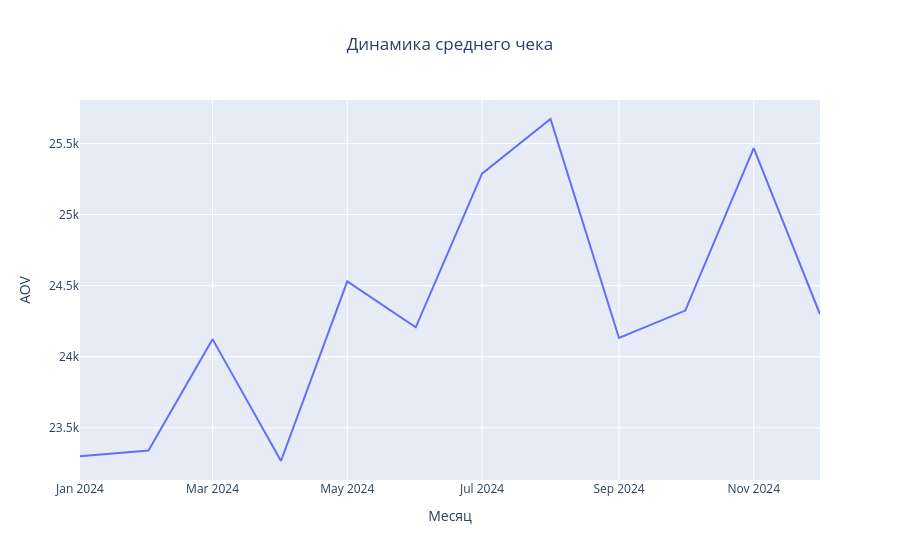
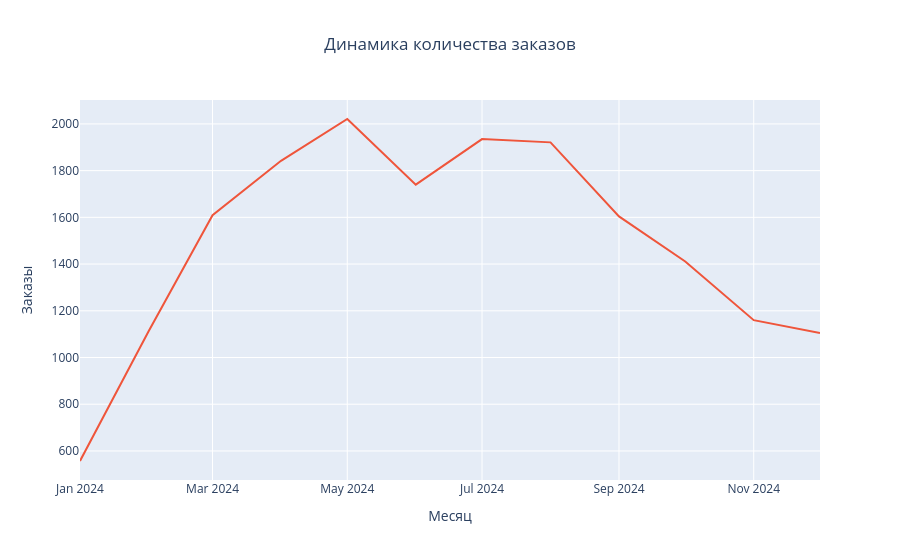

Write notebook code for charts like these, in order.
### Markdown cell above
ARPU демонстрирует рост в первом полугодии, но к декабрю падает ниже значений января (с 564 у.е. до 402 у.е.), что указывает на потерю эффективности монетизации активной аудитории. ARPPU также растет в первом полугодии и снижается во втором, однако декабрьское значение стабилизируется на уровне марта (около 1670 у.е.), показывая, что качество платящей аудитории не падает ниже весенних значений. Такая динамика говорит о том, что проблемы монетизации связаны не с ухудшением платящей аудитории, а с сокращением ее доли и снижением общей активности пользователей.

### Code cell
# Визуализируем динамику AOV по месяцам
fig = px.line(df_monetization,
               x='order_month',
               y='aov',
               title='Динамика среднего чека',
               labels={'order_month': 'Месяц', 'aov':'AOV'})
fig.update_layout(title_x=0.5)
fig.show()

# Визуализируем динамику количества заказов по месяцам
fig1 = px.line(df_monetization,
               x='order_month',
               y='cnt_orders',
               title='Динамика количества заказов',
               labels={'order_month': 'Месяц', 'cnt_orders':'Заказы'})
fig1.update_layout(title_x=0.5)
fig1.update_traces(line=dict(color=px.colors.qualitative.Plotly[1]))
fig1.show()

# Визуализируем динамику количества заказов на платящего пользователя
fig1 = px.line(df_monetization,
               x='order_month',
               y='orders_per_paying',
               title='Динамика количества заказов на платящего пользователя',
               labels={'order_month': 'Месяц', 'orders_per_paying':'Заказы'})
fig1.update_layout(title_x=0.5)
fig1.update_traces(line=dict(color=px.colors.qualitative.Plotly[2]))
fig1.show()

### Figure 1 — Plotly figure (JSON) as saved in the notebook; plotly's stock layout.template omitted (floating-point values rounded to 4 significant figures)
{"data": [{"hovertemplate": "Месяц=%{x}<br>AOV=%{y}<extra></extra>", "legendgroup": "", "line": {"color": "#636efa", "dash": "solid"}, "marker": {"symbol": "circle"}, "mode": "lines", "name": "", "orientation": "v", "showlegend": false, "type": "scatter", "x": ["2024-01-01T00:00:00.000000", "2024-02-01T00:00:00.000000", "2024-03-01T00:00:00.000000", "2024-04-01T00:00:00.000000", "2024-05-01T00:00:00.000000", "2024-06-01T00:00:00.000000", "2024-07-01T00:00:00.000000", "2024-08-01T00:00:00.000000", "2024-09-01T00:00:00.000000", "2024-10-01T00:00:00.000000", "2024-11-01T00:00:00.000000", "2024-12-01T00:00:00.000000"], "xaxis": "x", "y": [23300.0, 23340.0, 24120.0, 23270.0, 24530.0, 24210.0, 25290.0, 25670.0, 24130.0, 24320.0, 25470.0, 24300.0], "yaxis": "y"}], "layout": {"legend": {"tracegroupgap": 0}, "title": {"text": "Динамика среднего чека", "x": 0.5}, "xaxis": {"anchor": "y", "domain": [0, 1], "title": {"text": "Месяц"}}, "yaxis": {"anchor": "x", "domain": [0, 1], "title": {"text": "AOV"}}}}

### Figure 2 — Plotly figure (JSON) as saved in the notebook; plotly's stock layout.template omitted (floating-point values rounded to 4 significant figures)
{"data": [{"hovertemplate": "Месяц=%{x}<br>Заказы=%{y}<extra></extra>", "legendgroup": "", "line": {"color": "#EF553B", "dash": "solid"}, "marker": {"symbol": "circle"}, "mode": "lines", "name": "", "orientation": "v", "showlegend": false, "type": "scatter", "x": ["2024-01-01T00:00:00.000000", "2024-02-01T00:00:00.000000", "2024-03-01T00:00:00.000000", "2024-04-01T00:00:00.000000", "2024-05-01T00:00:00.000000", "2024-06-01T00:00:00.000000", "2024-07-01T00:00:00.000000", "2024-08-01T00:00:00.000000", "2024-09-01T00:00:00.000000", "2024-10-01T00:00:00.000000", "2024-11-01T00:00:00.000000", "2024-12-01T00:00:00.000000"], "xaxis": "x", "y": [557, 1111, 1609, 1842, 2021, 1740, 1935, 1921, 1604, 1411, 1160, 1105], "yaxis": "y"}], "layout": {"legend": {"tracegroupgap": 0}, "title": {"text": "Динамика количества заказов", "x": 0.5}, "xaxis": {"anchor": "y", "domain": [0, 1], "title": {"text": "Месяц"}}, "yaxis": {"anchor": "x", "domain": [0, 1], "title": {"text": "Заказы"}}}}
